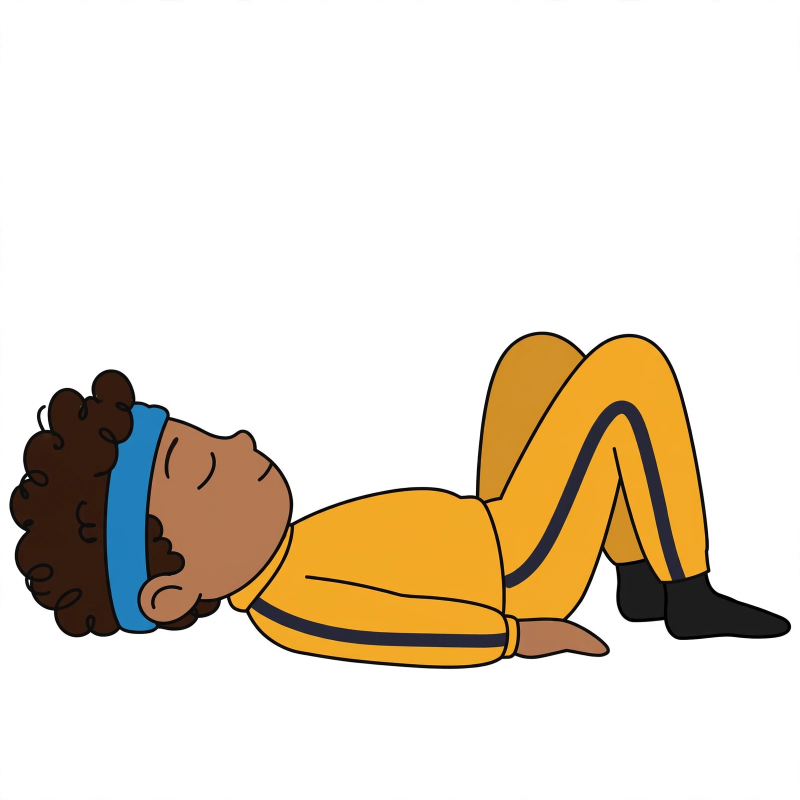
#> input picture app/seed/asanas/chakrasana/step1.png, 1600 x 1600 px, found by its file name (shown at 1/2 size)
$ python annotate_local.py
#> lines starting #> are read from the running program, lines starting #| are printed output that depends on the picture
"""Deterministic annotated image: draws red circles/arrows on a COPY of the boy-based step image.
Guarantees character + anatomy unchanged (only pixels added are red marks). No API cost.
Coords are relative (x,y,r) chosen for final/step1.png side view."""
import sys
from pathlib import Path
sys.path.insert(0, str(Path(__file__).resolve().parents[1]))
from common.meta_api import POC
from PIL import Image, ImageDraw

src = POC / "outputs/b/final/step1.png"
out = POC / "outputs/f/final_annotated_boy_step1.png"
im = Image.open(src).convert("RGB"); w, h = im.size; d = ImageDraw.Draw(im)
#> further down, im is the input picture: PIL image 1600x1600 RGB; mean R, G, B 230, 220.3, 204.9
#> after `w, h = im.size`: w = 1600; h = 1600
for (x, y, r) in [(0.80, 0.52, 95), (0.88, 0.74, 70)]:  # knees, feet for step1 correction
    d.ellipse([w*x-r, h*y-r, w*x+r, h*y+r], outline=(220, 0, 0), width=9)
    d.line([w*x+r, h*y-r, w*x+r+70, h*y-r-70], fill=(220, 0, 0), width=9)
out.parent.mkdir(parents=True, exist_ok=True); im.save(out)
#> after `out.parent.mkdir(parents=True, exist_ok=True)`:
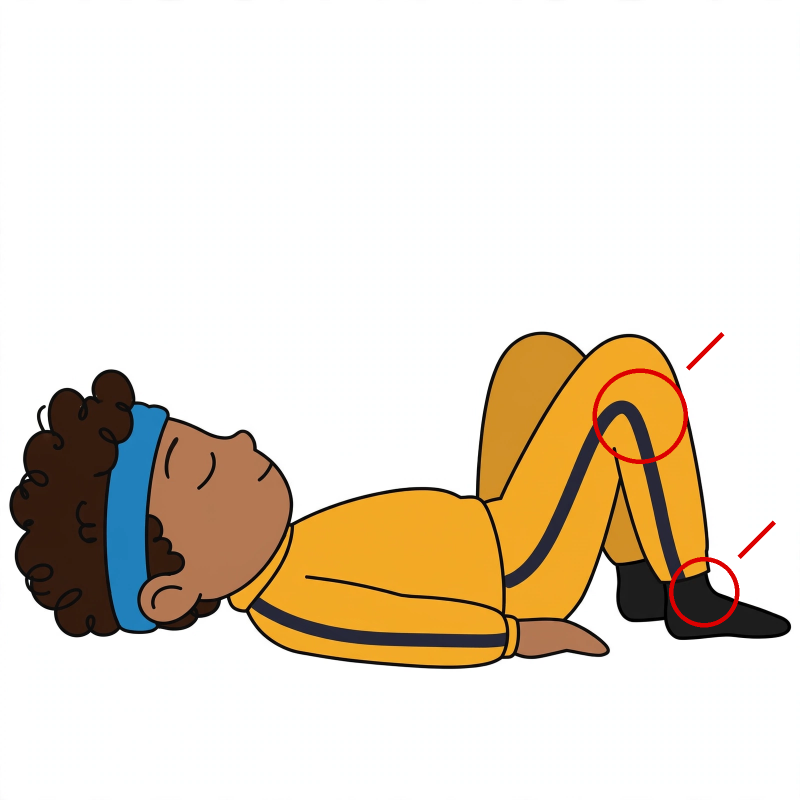
#> saved as final_annotated_boy_step1.png: PIL image 1600x1600 RGB (shown at 1/2 size); mean R, G, B 230.2, 219.7, 204.5
print(f"saved {out} from {src.name} size={im.size}")
#| saved POC/outputs/f/final_annotated_boy_step1.png from step1.png size=(1600, 1600)

$ run again, with app/seed/asanas/chakrasana/step2.png copied over app/seed/asanas/chakrasana/step1.png
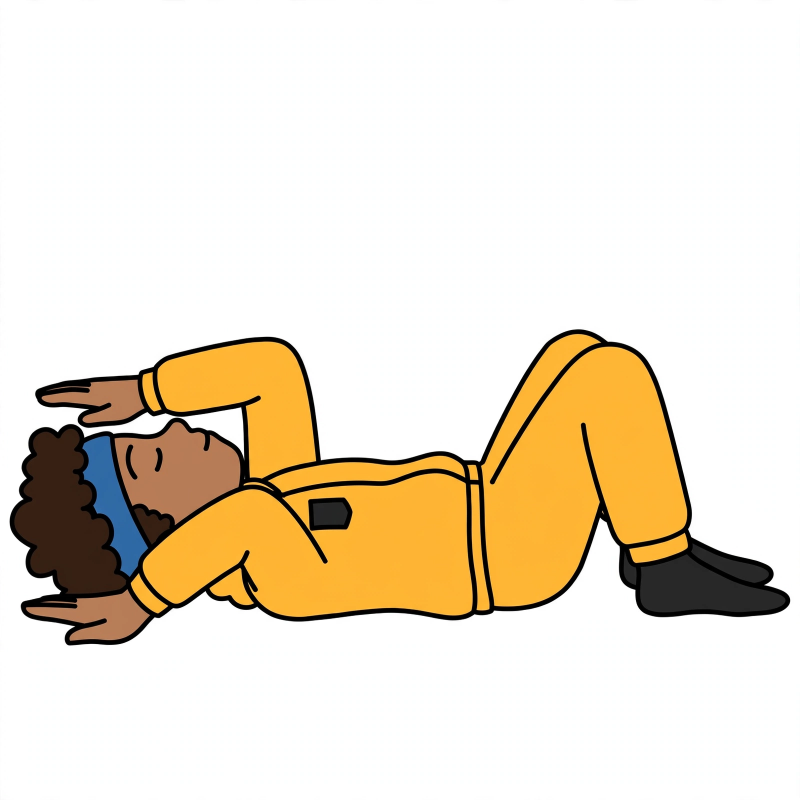
#> input picture app/seed/asanas/chakrasana/step2.png, 1600 x 1600 px, found by its file name (shown at 1/2 size)
#> im is the input picture: PIL image 1600x1600 RGB; mean R, G, B 235.8, 224.8, 206.5
#> `out.parent.mkdir(parents=True, exist_ok=True)`:
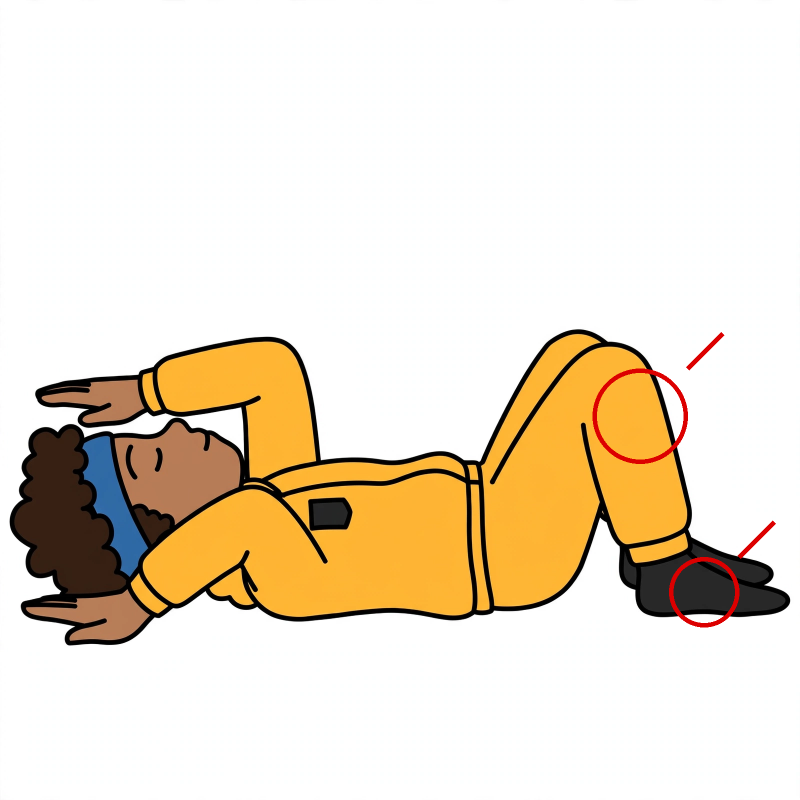
#> saved as final_annotated_boy_step1.png: PIL image 1600x1600 RGB (shown at 1/2 size); mean R, G, B 235.9, 224.1, 206
#| saved POC/outputs/f/final_annotated_boy_step1.png from step1.png size=(1600, 1600)

$ run again, with app/seed/asanas/chakrasana/step3.png copied over app/seed/asanas/chakrasana/step1.png
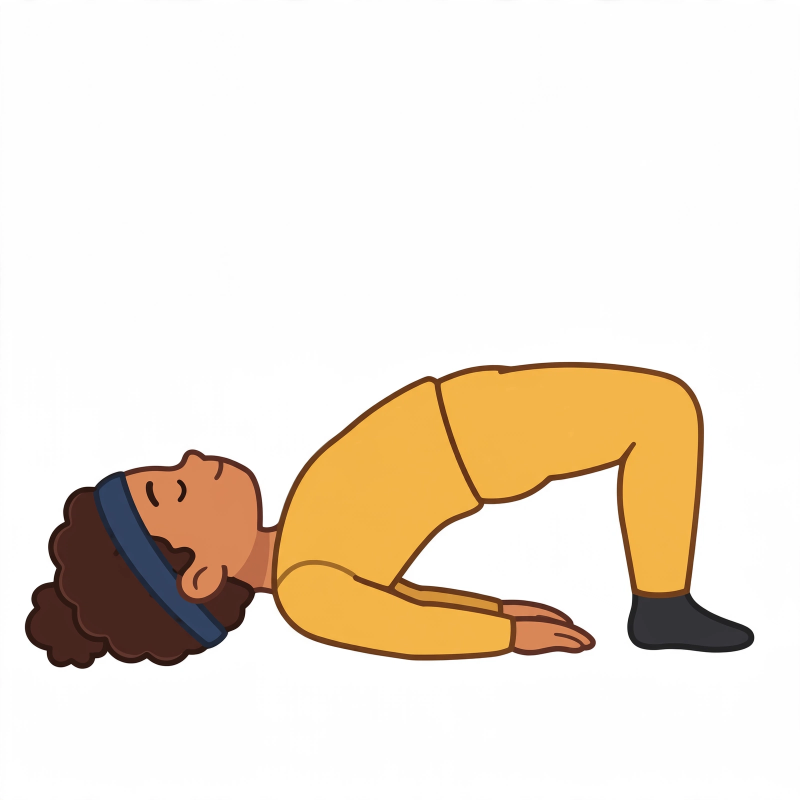
#> input picture app/seed/asanas/chakrasana/step3.png, 1600 x 1600 px, found by its file name (shown at 1/2 size)
#> im is the input picture: PIL image 1600x1600 RGB; mean R, G, B 239.1, 228.7, 215.4
#> `out.parent.mkdir(parents=True, exist_ok=True)`:
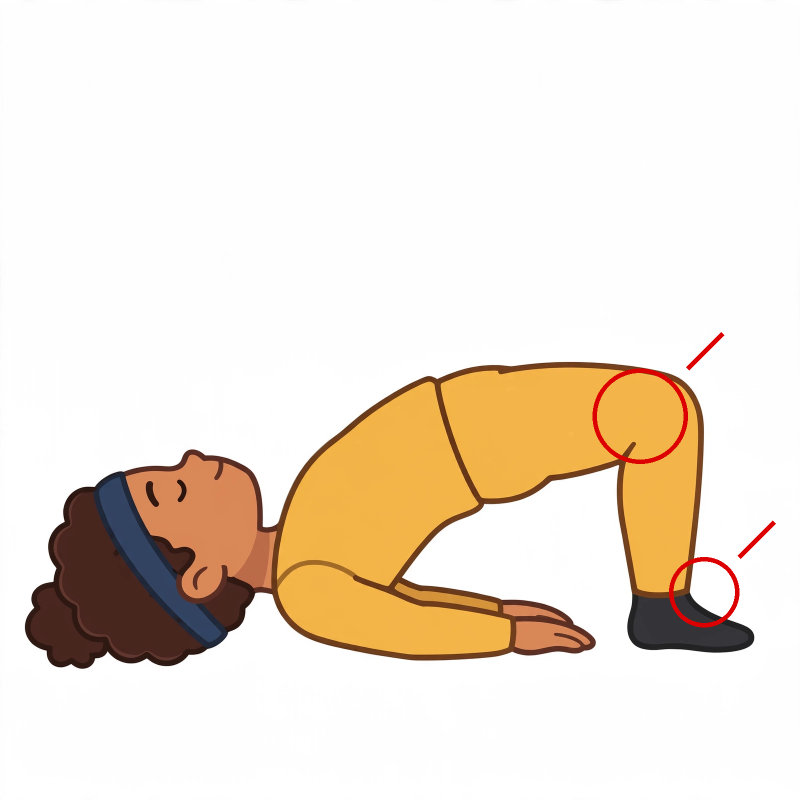
#> saved as final_annotated_boy_step1.png: PIL image 1600x1600 RGB (shown at 1/2 size); mean R, G, B 239.2, 227.9, 214.9
#| saved POC/outputs/f/final_annotated_boy_step1.png from step1.png size=(1600, 1600)

$ run again, with app/seed/asanas/chakrasana/step4.png copied over app/seed/asanas/chakrasana/step1.png
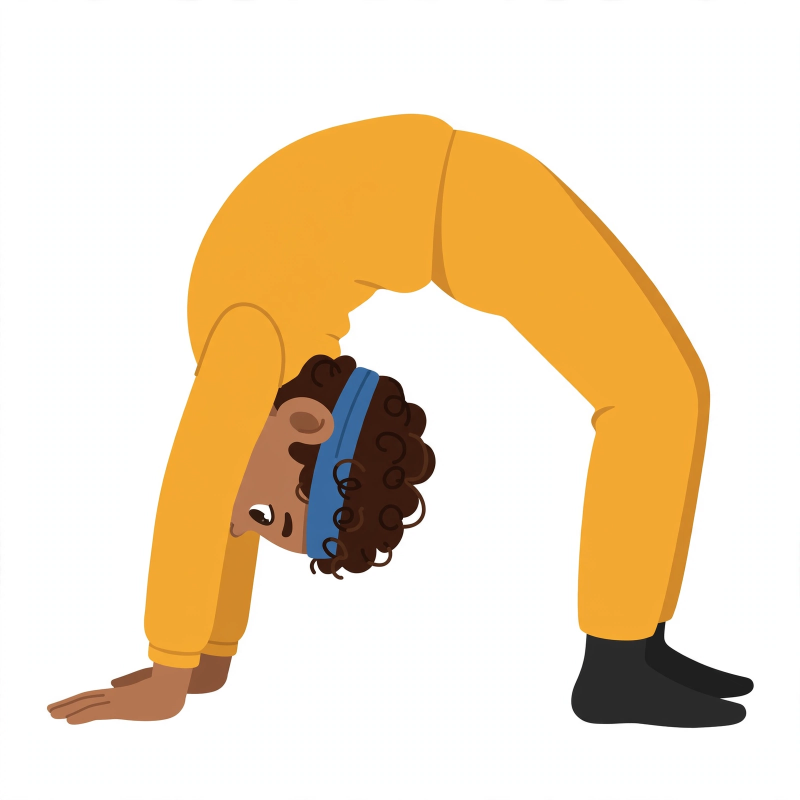
#> input picture app/seed/asanas/chakrasana/step4.png, 1600 x 1600 px, found by its file name (shown at 1/2 size)
#> im is the input picture: PIL image 1600x1600 RGB; mean R, G, B 238.2, 220.3, 194.1
#> `out.parent.mkdir(parents=True, exist_ok=True)`:
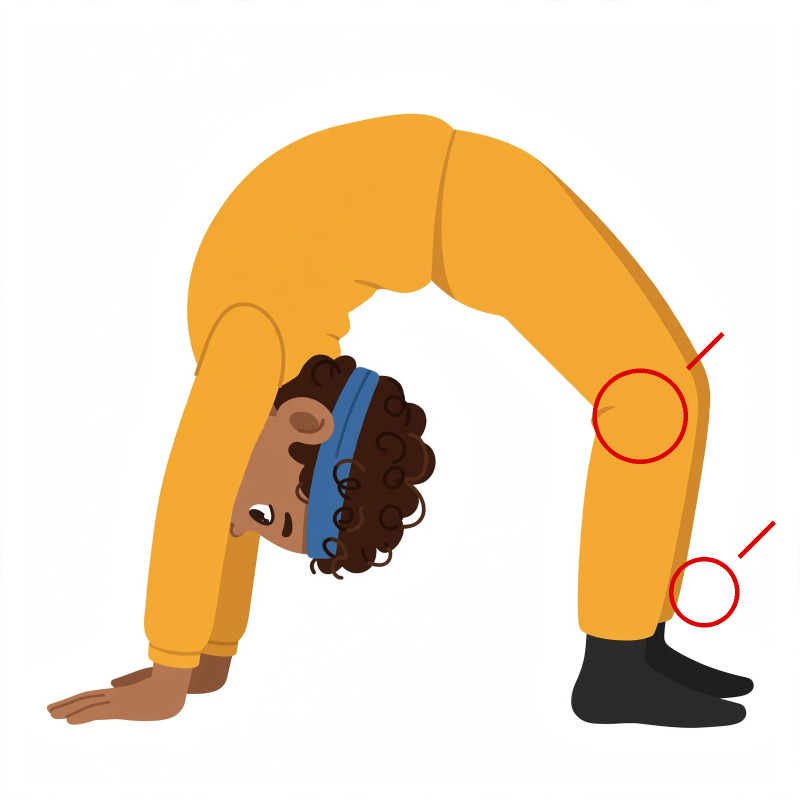
#> saved as final_annotated_boy_step1.png: PIL image 1600x1600 RGB (shown at 1/2 size); mean R, G, B 238.1, 219.5, 193.6
#| saved POC/outputs/f/final_annotated_boy_step1.png from step1.png size=(1600, 1600)
